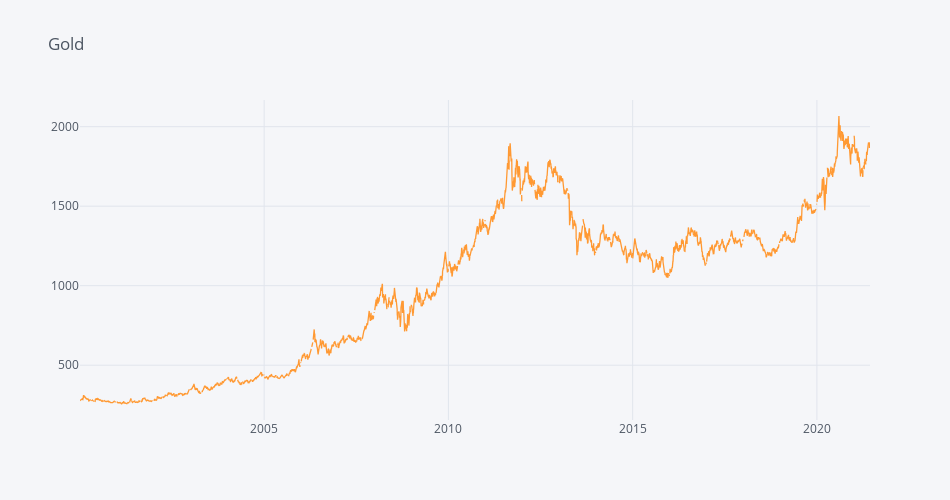

Notebook code cell kept with this figure:
### Code cell
gold.iplot(dimensions=pa.dimensions, title='Gold')

### Figure 1 — Plotly figure (JSON) as saved in the notebook; plotly's stock layout.template omitted (floating-point values rounded to 4 significant figures; data arrays with more than 128 entries replaced by an {"elided": "..."} marker saying what was removed)
{"data": [{"line": {"color": "rgba(255, 153, 51, 1.0)", "dash": "solid", "shape": "linear", "width": 1.3}, "mode": "lines", "name": "GOLD", "text": "", "type": "scatter", "x": {"elided": "5594 str values"}, "y": {"elided": "5594 mixed values"}}], "layout": {"height": 500, "legend": {"bgcolor": "#F5F6F9", "font": {"color": "#4D5663"}}, "paper_bgcolor": "#F5F6F9", "plot_bgcolor": "#F5F6F9", "title": {"font": {"color": "#4D5663"}, "text": "Gold"}, "width": 950, "xaxis": {"autorange": true, "gridcolor": "#E1E5ED", "range": ["2000-01-03", "2021-06-10"], "showgrid": true, "tickfont": {"color": "#4D5663"}, "title": {"font": {"color": "#4D5663"}, "text": ""}, "type": "date", "zerolinecolor": "#E1E5ED"}, "yaxis": {"autorange": true, "gridcolor": "#E1E5ED", "range": [155.3, 2168.0], "showgrid": true, "tickfont": {"color": "#4D5663"}, "title": {"font": {"color": "#4D5663"}, "text": ""}, "type": "linear", "zerolinecolor": "#E1E5ED"}}}
